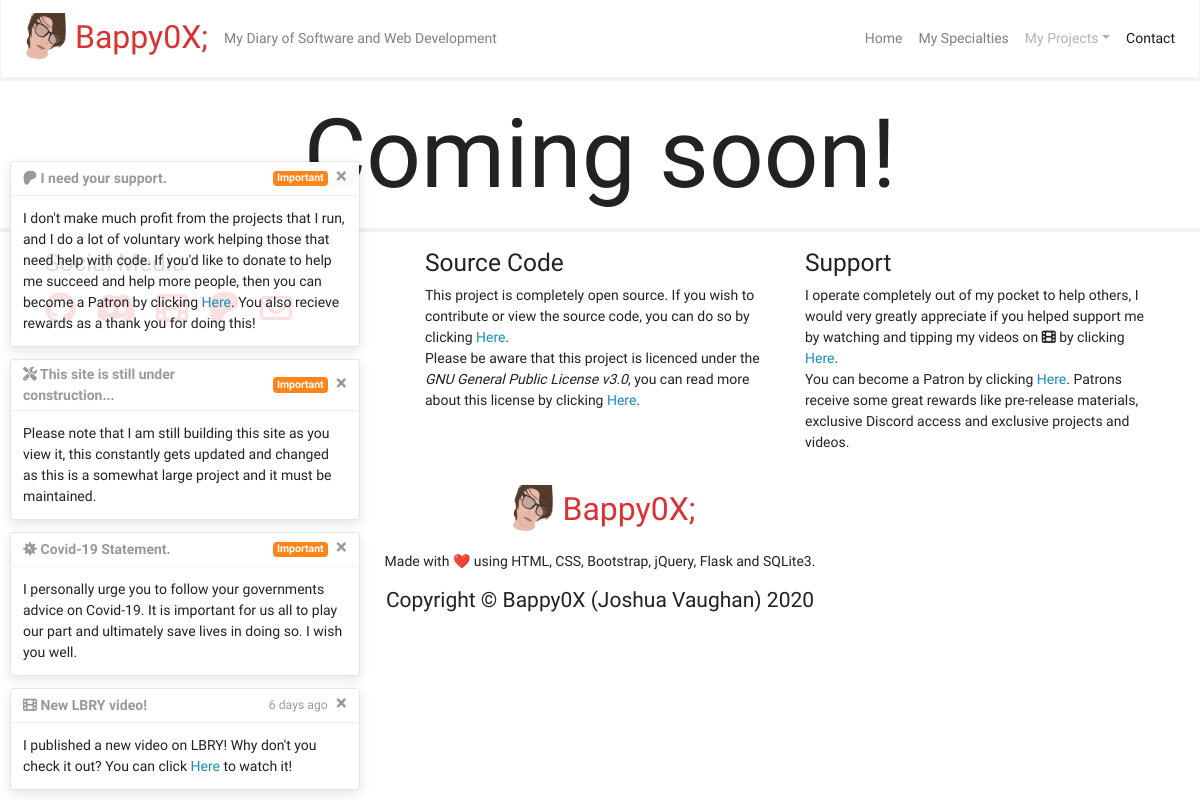
/contact, run on an earlier commit of the app's database.
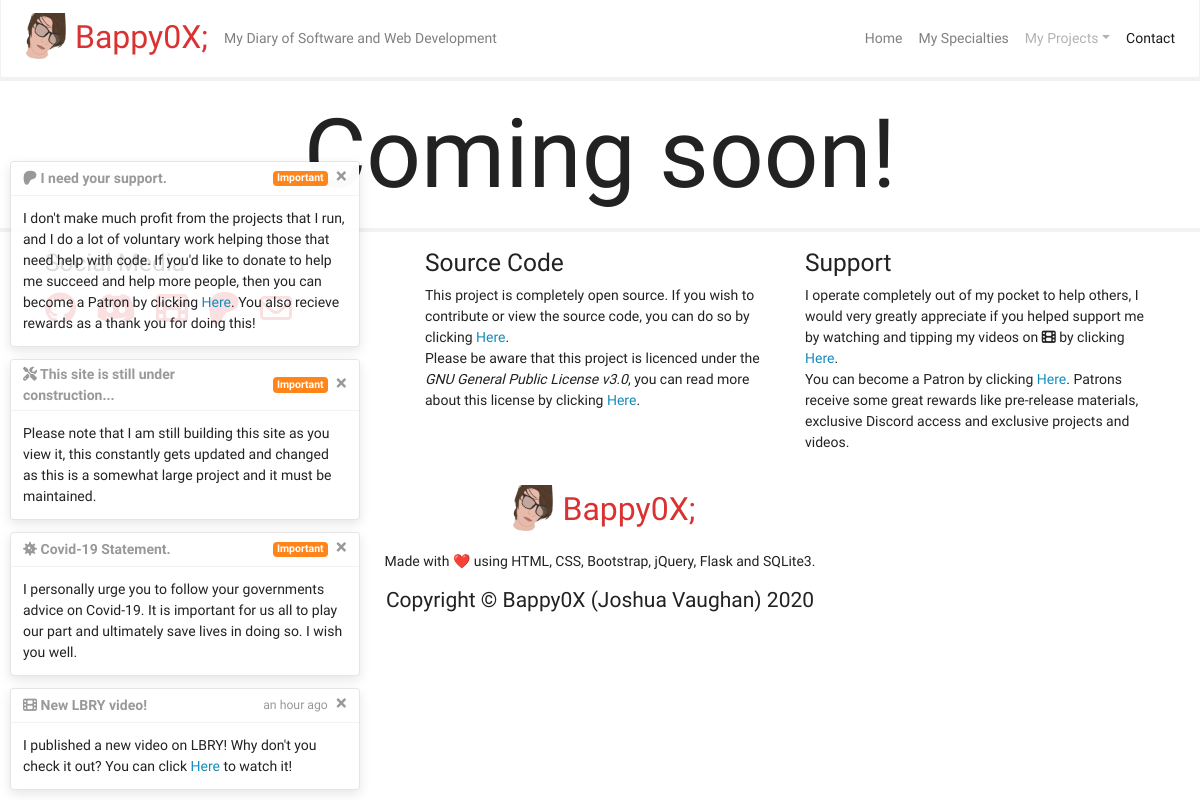
And on a later commit of the database.
### static/db/models.py (models this page shows, shortened)
class notifications(db.Model):
    id = db.Column(db.Integer, primary_key=True)
    important = db.Column(db.Boolean)
    timestamp = db.Column(db.DateTime)
    header = db.Column(db.String(120))
    body = db.Column(db.String(120))
    def render():
        notifs = []
        currentTime = datetime.now()
        for i in notifications.query.filter_by(timestamp=None).all() + notifications.query.filter(notifications.timestamp!=None).order_by(notifications.timestamp).limit(4).all():
            if i.timestamp and i.timestamp > currentTime:
                continue
            notifs.append(
                {
                    "id": i.id,
                    "important": i.important,
                    "timestamp": naturaltime(currentTime - i.timestamp) if i.timestamp else None,
                    "header": Markup(i.header),
                    "body": Markup(render_template_string(i.body))
                }
            )
        return notifs

### web.py (the view)
    @app.route("/contact")
    def contact():
        return render_template("pages/placeholder.html", carousel=False, nav_active="contact", notifications=notifications.render())

### templates/pages/placeholder.html (shortened to what this page needs)
{% extends "base.html" %}
{% block content %}
<h1 class="text-center display-1">Coming soon!</h1>
{% endblock %}

### templates/base.html (shortened to what this page needs)
<!DOCTYPE html>
<html>
<head>
    <link rel="stylesheet" href="{{ url_for('static', filename='css/style.css') }}">
    <link rel="stylesheet" href="https://bootswatch.com/4/lumen/bootstrap.min.css">
</head>
<body>
    <nav class="navbar sticky-top navbar-expand-lg navbar-light bg-light mb-3">
        <a class="navbar-brand" href="{{ url_for('index') }}">
            <img src="{{ url_for('static', filename='img/logo.png') }}" width="50" class="d-inline-block align-top mr-2">Bappy0X;
        </a>
        <div class="collapse navbar-collapse" id="navbarNavDropdown">
            <span class="navbar-text">My Diary of Software and Web Development</span>
            <ul class="navbar-nav ml-auto">
                <li class="nav-item {% if nav_active == 'home' %}active{% endif %}">
                    <a class="nav-link" href="{{ url_for('index') }}">Home</a>
                </li>
                <li class="nav-item {% if nav_active == 'my-specialties' %}active{% endif %}">
                    <a class="nav-link" href="{{ url_for('my_specialties') }}">My Specialties</a>
                </li>
                <li class="nav-item dropdown">
                    <a class="nav-link dropdown-toggle disabled" href="#" id="navbarDropdownMenuLink" role="button" data-toggle="dropdown">My Projects</a>
                </li>
                <li class="nav-item {% if nav_active == 'contact' %}active{% endif %}">
                    <a class="nav-link" href="{{ url_for('contact') }}">Contact</a>
                </li>
            </ul>
        </div>
    </nav>
    <div style="position: relative;">
        <div style="position: fixed; bottom: 10px; left: 10px; min-width: 300px; z-index:9999;">
            {% for i in notifications %}
            <div class="toast" role="alert" data-autohide="false">
                <div class="toast-header">
                    <strong class="mr-auto">{{ i["header"] }}</strong>
                    {% if i.get("timestamp") %}<small class="text-muted">{{ i["timestamp"] }}</small>{% endif %}
                    {% if i.get("important") %}<span class="badge badge-warning ml-1">Important</span>{% endif %}
                    <button type="button" class="ml-2 mb-1 close" data-dismiss="toast">
                        <span>&times;</span>
                    </button>
                </div>
                <div class="toast-body">{{ i["body"] }}</div>
            </div>
            {% endfor %}
        </div>
    </div>
    <div class="content">{% block content %}{% endblock %}</div>
    <footer class="footer mt-3 py-3">
        <div class="container">
            <div class="row">
                <div class="col-sm-4">
                    <h3>Social Media</h3>
                    <ul class="footer-social">
                        <li><a href="{{ url_for('redirect_links', name='github') }}"><i class="fab fa-github" data-toggle="tooltip" data-placement="bottom" title="GitHub"></i></a></li>
                        <li><a href="{{ url_for('redirect_links', name='discord') }}"><i class="fab fa-discord" data-toggle="tooltip" data-placement="bottom" title="Discord"></i></a></li>
                        <li><a href="{{ url_for('redirect_links', name='lbry') }}"><i class="fas fa-film" data-toggle="tooltip" data-placement="bottom" title="LBRY"></i></a></li>
                        <li><a href="{{ url_for('redirect_links', name='patreon') }}"><i class="fab fa-patreon" data-toggle="tooltip" data-placement="bottom" title="Patreon"></i></a></li>
                        <li><a href="{{ url_for('redirect_links', name='email') }}" target="_blank"><i class="far fa-envelope" data-toggle="tooltip" data-placement="bottom" title="Email"></i></a></li>
                    </ul>
                </div>
                <div class="col-sm-4">
                    <h3>Source Code</h3>
                    <p>
                        This project is completely open source. If you wish to contribute or view the source code, you can do so by clicking
                        <a href="{{ url_for('redirect_links', name='site-repo') }}" target="_blank">Here</a>.<br>Please be aware that this project is licenced under the
                        <em>GNU General Public License v3.0</em>, you can read more about this license by clicking
                        <a href="{{ url_for('redirect_links', name='site-license') }}" target="_blank">Here</a>.
                    </p>
                </div>
                <div class="col-sm-4">
                    <h3>Support</h3>
                    <p>
                        I operate completely out of my pocket to help others, I would very greatly appreciate if you helped support me by watching and tipping my videos on
                        <i class="fas fa-film" title="LBRY"></i> by clicking <a href="{{ url_for('redirect_links', name='lbry') }}">Here</a>.<br>You can become a Patron by clicking
                        <a href="{{ url_for('redirect_links', name='patreon') }}">Here</a>. Patrons receive some great rewards like pre-release materials, exclusive Discord access and
                        exclusive projects and videos.
                    </p>
                </div>
                <div class="col-12 text-center mt-3">
                    <p class="footer-brand">
                        <img src="{{ url_for('static', filename='img/logo.png') }}" width="50" class="d-inline-block align-top mr-2">Bappy0X;
                    </p>
                    <p>Made with ❤️ using HTML, CSS, Bootstrap, jQuery, Flask and SQLite3.</p>
                    <h4>Copyright © Bappy0X (Joshua Vaughan) 2020</h4>
                </div>
            </div>
        </div>
    </footer>
</body>
</html>

### static/css/style.css (style rules this page uses)
html, body { font-family: "Rajdhani", sans-serif !important; }
.navbar-brand, .footer-brand { color: #da3232 !important; font-size: 2rem !important; }
.content { width: 90vw; margin: auto; }
.footer { border-top: 4px solid #f2f2f2; }
.footer-social { font-size: 2rem; list-style: none; padding-left: 0; }
.footer-social li { float: left; padding: 0 10px; }
.footer-social li:first-child { padding-left: 0; }
.footer-social i { color: #da3232 !important; }

What changed in the data, as far as the page shows it:
changed notifications "New LBRY video!": timestamp "6 days ago" → "an hour ago"
